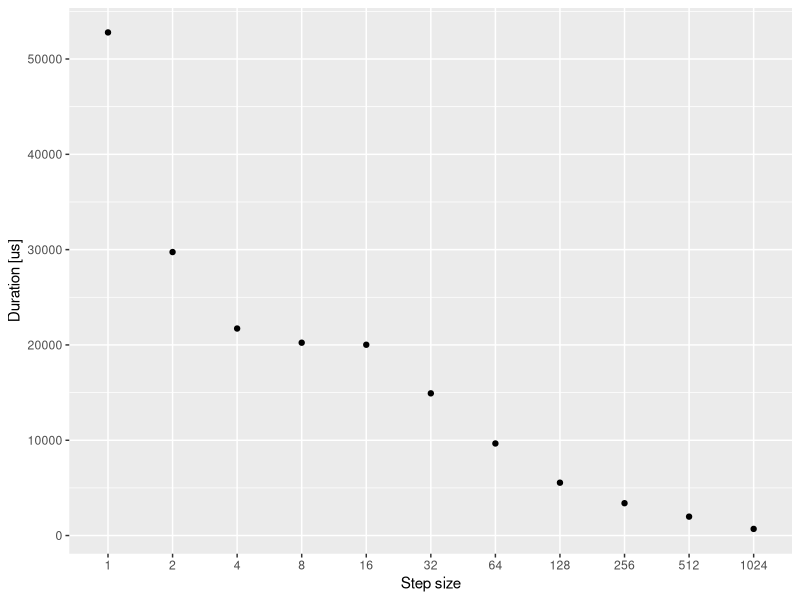

The R script that drew this image:
## ---- chunk 1
suppressMessages(library(tidyverse))

data <- read.csv(file = "./data.csv") %>%
  as_tibble() %>%
  mutate(step_sz = factor(step_sz)) %>%
  group_by(step_sz) %>%
  summarize(duration_us_mean = mean(duration_us), duration_us_sd = sd(duration_us))

ggplot(data) +
  geom_point(aes(x = step_sz, y = duration_us_mean)) +
  labs(x = "Step size", y = "Duration [us]")
## ---- chunk 2
knitr::kable(data %>% select(-duration_us_mean), format="markdown")
